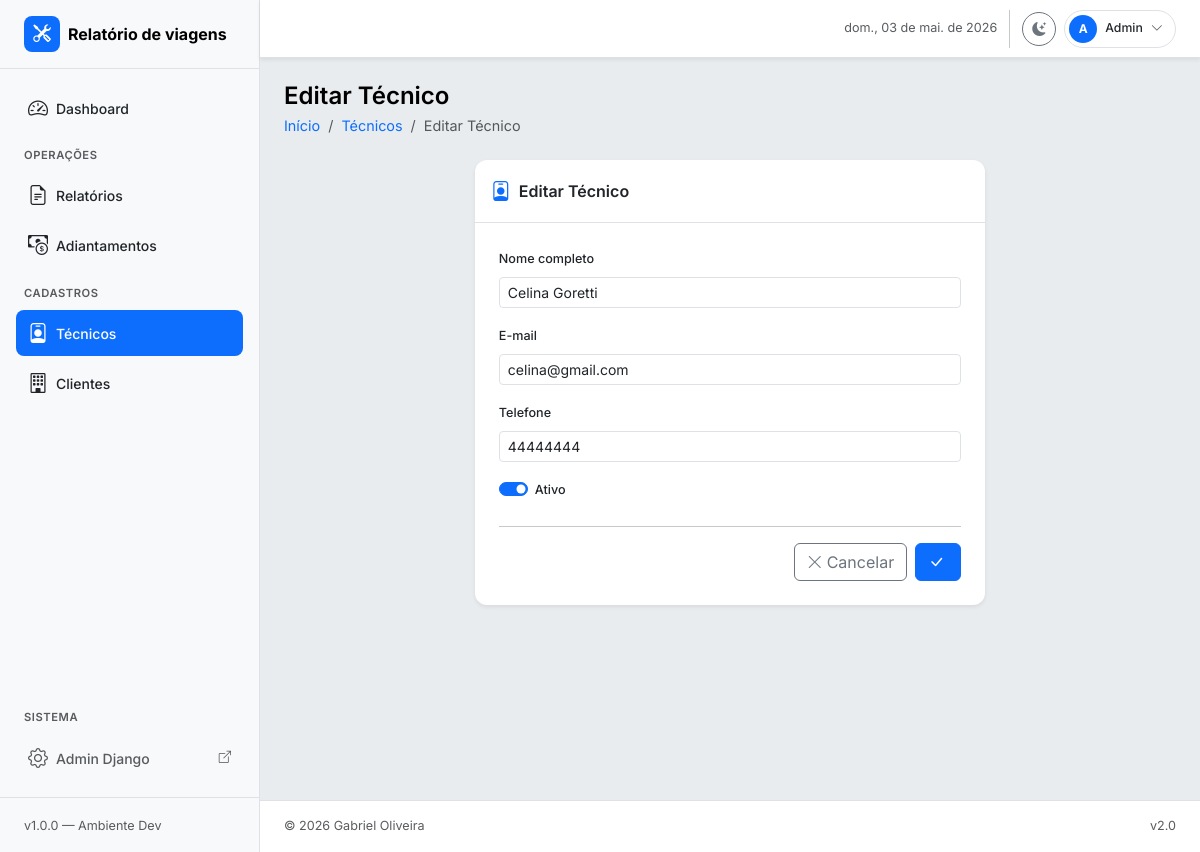
Screenshot of /tecnicos/2/editar/ with the database file from the repository.
### relatorios/models.py (models this page shows, shortened)
class Tecnico(models.Model):
    nome = models.CharField("Nome completo", max_length=150)
    email = models.EmailField("E-mail", unique=True)
    telefone = models.CharField("Telefone", max_length=20, blank=True)
    ativo = models.BooleanField("Ativo", default=True)
    criado_em = models.DateTimeField(auto_now_add=True)
    class Meta:
        verbose_name = "Técnico"
        verbose_name_plural = "Técnicos"
        ordering = ["nome"]

### relatorios/views.py (the view)
# urls.py: path("tecnicos/<int:pk>/editar/", views.tecnico_form_view, name="tecnico_update"),
def tecnico_form_view(request, pk=None):
    instance = get_object_or_404(Tecnico, pk=pk) if pk else None
    form = TecnicoForm(request.POST or None, instance=instance)
    if form.is_valid():
        t = form.save()
        messages.success(request, f"Técnico {t.nome} salvo!")
        return redirect("relatorios:tecnico_list")
    return render(
        request,
        "tecnicos/tecnico_form.html",
        {
            "form": form,
            "instance": instance,
            "titulo_pagina": "Editar Técnico" if instance else "Novo Técnico",
            "salvar_rascunho": "Salvar rascunho",
            "enviar": "Salvar alterações" if instance else "Cadastrar",
        },
    )

### relatorios/forms.py
class TecnicoForm(BootstrapMixin, forms.ModelForm):
    class Meta:
        model = Tecnico
        fields = ["nome", "email", "telefone", "ativo"]

### templates/tecnicos/tecnico_form.html (shortened to what this page needs)
{% extends "base.html" %}
{% load crispy_forms_tags %}
{% block page_title %}{{ titulo_pagina }}{% endblock %}
{% block breadcrumb %}
  <li class="breadcrumb-item">
    <a href="{% url 'relatorios:dashboard' %}" class="text-decoration-none">Início</a>
  </li>
  <li class="breadcrumb-item">
    <a href="{% url 'relatorios:tecnico_list' %}" class="text-decoration-none">Técnicos</a>
  </li>
  <li class="breadcrumb-item active">{{ titulo_pagina }}</li>
{% endblock %}
{% block content %}
<div class="row justify-content-center">
  <div class="col-12 col-md-7">
    <div class="card border-0 shadow-sm">
      <div class="card-header bg-transparent border-bottom py-3 d-flex align-items-center gap-2">
        <i class="bi bi-person-badge text-primary fs-5"></i>
        <h6 class="mb-0 fw-semibold">{{ titulo_pagina }}</h6>
      </div>
      <div class="card-body py-4 px-4">
        <form method="post" novalidate>
          <div class="mb-3">
            <label class="form-label fw-medium small">{{ form.nome.label }}</label>
            {{ form.nome }}
          </div>
          <div class="mb-3">
            <label class="form-label fw-medium small">{{ form.email.label }}</label>
            {{ form.email }}
          </div>
          <div class="mb-3">
            <label class="form-label fw-medium small">{{ form.telefone.label }}</label>
            {{ form.telefone }}
          </div>
          <div class="mb-4">
            <div class="form-check form-switch">
              {{ form.ativo }}
              <label class="form-check-label fw-medium small" for="{{ form.ativo.id_for_label }}">
                {{ form.ativo.label }}
              </label>
            </div>
          </div>
          <hr class="my-3">
          <div class="d-flex gap-2 justify-content-end">
            <a href="{% url 'relatorios:tecnico_list' %}" class="btn btn-outline-secondary">
              <i class="bi bi-x-lg me-1"></i>Cancelar
            </a>
            <button type="submit" class="btn btn-primary">
              <i class="bi bi-check-lg me-1"></i>{{ acao }}
            </button>
          </div>
        </form>
      </div>
    </div>
  </div>
</div>
{% endblock %}

### static/css/custom.css (style rules this page uses)
body { font-family: 'Inter', sans-serif; font-size: .9rem; }
.card { border-radius: .75rem; transition: box-shadow .2s ease, transform .15s ease; }

### rows the page displays
Tecnico: nome "Celina Goretti", email "celina@gmail.com", telefone "44444444", ativo "☑"

### other values shown
{{ titulo_pagina }} "Editar Técnico"
